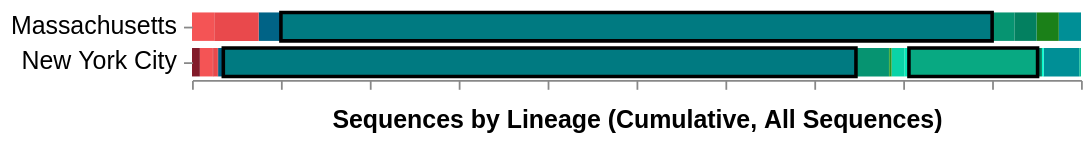

Describe this chart as a Vega-Lite specification.
### Vega specification from a JSON file in a GitHub repository (floating-point values rounded to 4 significant figures; data arrays with more than 128 entries replaced by an {"elided": "..."} marker saying what was removed)
{"$schema": "https://vega.github.io/schema/vega/v5.json", "description": "A basic stacked bar chart example.", "width": 500, "padding": 5, "autosize": "pad", "signals": [{"name": "rangeStep", "value": 20}, {"name": "innerPadding", "value": 0.2}, {"name": "outerPadding", "value": 0.1}, {"name": "stackOffset", "value": "normalize"}, {"name": "xLabel", "value": "Sequences by Lineage (Cumulative, All Sequences)"}, {"name": "hoverLocation", "value": null, "on": [{"events": "@yAxisLabels:mouseover!", "update": "{location: datum.value}"}, {"events": "@yAxisLabels:mouseout!", "update": "null"}]}, {"name": "hoverGroup", "value": null, "on": [{"events": "@locationbars:mouseover!", "update": "{group: datum.group}"}, {"events": "@locationbars:mouseout!", "update": "null"}]}, {"name": "height", "update": "yExtent[1]"}, {"name": "clearGroup", "value": true, "comment": "If clicking on anything but a location bar, then clear the selection (by clearing the 'selection' data object)", "on": [{"events": "@yAxisLabels:click", "update": "false", "force": true}, {"events": "mouseup[!event.item]", "update": "true", "force": true}]}, {"name": "clearLocation", "value": true, "comment": "If clicking on anything but a location bar, then clear the selection (by clearing the 'selection' data object)", "on": [{"events": "@locationbars:click", "update": "false", "force": true}, {"events": "mouseup[!event.item]", "update": "true", "force": true}]}, {"name": "shiftGroup", "value": false, "comment": "Track whether or not the shift key is pressed. Used to select multiple locations by holding down shift before clicking", "on": [{"events": "@locationbars:click", "update": "event.shiftKey", "force": true}]}, {"name": "shiftLocation", "value": false, "comment": "Track whether or not the shift key is pressed. Used to select multiple locations by holding down shift before clicking", "on": [{"events": "@yAxisLabels:click", "update": "event.shiftKey", "force": true}]}, {"name": "clickedGroups", "value": null, "comment": "Track clicks on the location bars, for selection purposes", "on": [{"events": "@locationbars:click", "update": "{group: datum.group}", "force": true}]}, {"name": "clickedLocations", "value": null, "on": [{"events": "@yAxisLabels:click", "update": "{location: datum.value}", "force": true}]}], "data": [{"name": "selectedGroups", "values": [{"group": "B.1"}, {"group": "B.1.3"}], "on": [{"trigger": "clearGroup", "remove": true}, {"trigger": "!shiftGroup", "remove": true}, {"trigger": "!shiftGroup && clickedGroups", "insert": "clickedGroups"}, {"trigger": "shiftGroup && clickedGroups", "toggle": "clickedGroups"}]}, {"name": "selectedLocations", "comment": "A list of groups that are selected", "on": [{"trigger": "clearLocation", "remove": true}, {"trigger": "!shiftLocation", "remove": true}, {"trigger": "!shiftLocation && clickedLocations", "insert": "clickedLocations"}, {"trigger": "shiftLocation && clickedLocations", "toggle": "clickedLocations"}]}, {"name": "location_by_group", "format": {"parse": {"location": "string", "group": "string", "cases_sum": "number", "location_counts": "number", "date": "date:'%Q'"}}, "values": {"elided": "195 records"}, "transform": [{"type": "aggregate", "groupby": ["location", "group"], "fields": ["cases_sum", "color"], "ops": ["sum", "max"], "as": ["cases_sum", "color"]}, {"type": "stack", "groupby": ["location"], "sort": {"field": "group"}, "field": "cases_sum", "offset": {"signal": "stackOffset"}}]}, {"name": "location_bars", "source": "location_by_group", "transform": [{"type": "aggregate", "groupby": ["location"]}, {"type": "formula", "as": "span", "expr": "rangeStep * bandspace(1, innerPadding, outerPadding)"}, {"type": "stack", "field": "span"}, {"type": "extent", "field": "y1", "signal": "yExtent"}]}], "scales": [{"name": "yscale", "type": "band", "round": true, "range": {"step": {"signal": "rangeStep"}}, "domain": {"data": "location_bars", "field": "location"}, "paddingInner": {"signal": "innerPadding"}, "paddingOuter": {"signal": "outerPadding"}}, {"name": "xscale", "type": "linear", "range": "width", "nice": true, "zero": true, "domain": {"data": "location_by_group", "field": "y1"}}], "axes": [{"orient": "bottom", "scale": "xscale", "zindex": 1, "labels": false, "title": {"signal": "xLabel"}, "titleFontSize": 14, "titlePadding": 10}, {"orient": "left", "scale": "yscale", "domain": false, "zindex": 1, "labelFontSize": 14, "labelLimit": 200, "labelPadding": 4, "encode": {"labels": {"name": "yAxisLabels", "interactive": true, "update": {"opacity": {"value": 1.0}, "fill": [{"test": "!length(data('selectedLocations')) || indata('selectedLocations', 'location', datum.value)", "value": "#000"}, {"value": "#ccc"}]}, "hover": {"opacity": {"value": 0.6}}}}}], "marks": [{"name": "layer0", "type": "group", "encode": {"update": {"width": {"signal": "width"}, "height": {"signal": "height"}}}, "marks": [{"name": "locationbars", "type": "rect", "from": {"data": "location_by_group"}, "encode": {"enter": {"strokeWidth": {"value": 2}, "fill": {"field": "color"}, "tooltip": {"signal": "{title: datum.group, 'Location': datum.location, 'Sequences': datum.cases_sum, 'Total location sequences': datum.location_counts}"}}, "update": {"y": {"scale": "yscale", "field": "location"}, "height": {"scale": "yscale", "band": 1}, "x": {"scale": "xscale", "field": "y1"}, "x2": {"scale": "xscale", "field": "y0"}, "fillOpacity": [{"test": "hoverGroup && hoverGroup.group == datum.group", "value": 0.7}, {"test": "(!length(data('selectedLocations')) || indata('selectedLocations', 'location', datum.location)) && (datum.cases_sum > 0)", "value": 1.0}, {"value": 0.3}], "stroke": [{"test": "hoverGroup && hoverGroup.group == datum.group", "value": "#333"}, {"test": "indata('selectedGroups', 'group', datum.group)", "value": "#000"}, {"value": "transparent"}], "strokeDash": [{"test": "hoverGroup && hoverGroup.group == datum.group", "value": [4, 4]}, {"value": [0, 0]}], "zindex": [{"test": "hoverGroup && hoverGroup.group == datum.group", "value": 4}, {"test": "indata('selectedGroups', 'group', datum.group)", "value": 3}, {"value": 1}]}}}, {"name": "locationbaroutline", "type": "rect", "from": {"data": "location_bars"}, "encode": {"enter": {"fill": {"value": "white"}, "fillOpacity": {"value": 0.3}}, "update": {"y": {"scale": "yscale", "field": "location"}, "height": {"scale": "yscale", "band": 1}, "x": {"scale": "xscale", "value": 0}, "x2": [{"test": "hoverLocation && hoverLocation.location === datum.location", "scale": "xscale", "value": 1}, {"scale": "xscale", "value": 0}], "zindex": [{"test": "hoverLocation && hoverLocation.location === datum.location", "value": 3}, {"value": 0}]}}}]}]}
